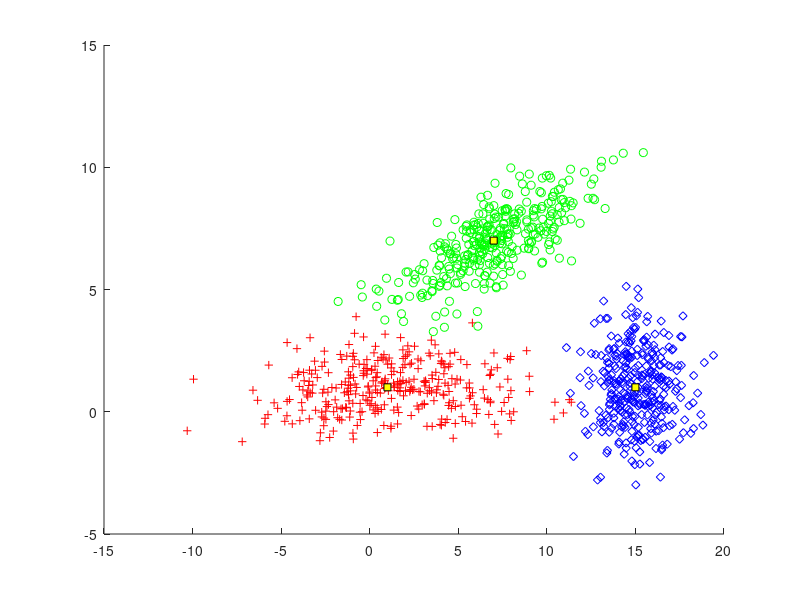

Reproduce this figure in MATLAB.
function Ch2_1_A()
N=1000;

m=[1 7 15;1 7 1];
S(:,:,1)=[12 0;0 1];
S(:,:,2)=[8 3;3 2];
S(:,:,3)=[2 0;0 2];
[l,c]=size(m);

P=[1/3 1/3 1/3 ];

%%
X=[];
y=[];
for j=1:c

t=mvnrnd(m(:,j),S(:,:,j),fix(P(j)*N));

X=[X ;t];
y=[y ones(1,fix(P(j)*N))*j];
end
plot_data(X,y,m);
end

function plot_data(X,y,m)
[l,N]=size(X'); % N=no. of data vectors, l=dimensionality
[l,c]=size(m); % c=no. of classes
if(l ~=2)
fprintf('NO PLOT CAN BE GENERATED\n')
return
end
pale=['r+'; 'go'; 'bd'];
figure(1)

hold on

for k=1:N
plot(X(k,1),X(k,2),pale(y(k),:))
end
for j=1:c
plot(m(1,j),m(2,j),'--ks',...
                'MarkerFaceColor','y',...
                'MarkerSize',5)
end
end
